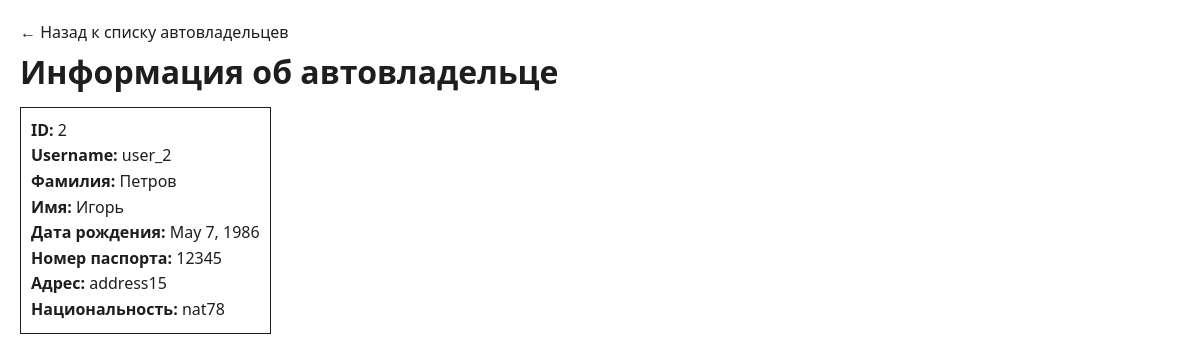
The page /owner/2/ on the database its author committed.
### project_first_app/models.py (models this page shows, shortened)
class Owner(AbstractUser):
    birth_date = models.DateField(null=True, blank=True)
    passport_number = models.CharField(max_length=10, null=True, blank=True)
    address = models.CharField(max_length=255, null=True, blank=True)
    nationality = models.CharField(max_length=100, null=True, blank=True)
    cars = models.ManyToManyField('Car', through='Ownership')

### project_first_app/views.py (the view)
# urls.py: path('owner/<int:id>/', views.owner_detail, name='owner_detail'),
def owner_detail(request, id):
    try:
        owner = Owner.objects.get(pk=id)
    except Owner.DoesNotExist:
        raise Http404("Владелец автомобиля не найден")
    return render(request, 'owners/owner_detail.html', {'owner': owner})

### templates/owners/owner_detail.html (shortened to what this page needs)
{% load static %}
<!DOCTYPE html>
<html lang="ru">
<head>
    <link rel="stylesheet" href="{% static 'css/styles.css'%}" type="text/css">
</head>
<body>
    <a href="{% url 'owners_list' %}" class="back-button">← Назад к списку автовладельцев</a>
    <h1>Информация об автовладельце</h1>
    <div class="detail-card">
        <p><strong>ID:</strong> {{ owner.id }}</p>
        <p><strong>Username:</strong> {{ owner.username }}</p>
        <p><strong>Фамилия:</strong> {{ owner.last_name }}</p>
        <p><strong>Имя:</strong> {{ owner.first_name }}</p>
        <p><strong>Дата рождения:</strong> {{ owner.birth_date }}</p>
        <p><strong>Номер паспорта:</strong> {{ owner.passport_number }}</p>
        <p><strong>Адрес:</strong> {{ owner.address }}</p>
        <p><strong>Национальность:</strong> {{ owner.nationality }}</p>
    </div>
</body>
</html>

### static/css/styles.css (style rules this page uses)
:root { --background-color: rgb(255, 255, 255); --grey: rgb(225, 225, 225); --black: rgb(30, 30, 30); --light-blue: rgb(183, 182, 255); --blue: rgb(0, 0, 126); --red: rgb(182, 0, 0); --light-red: rgb(255, 200, 200); }
* { margin: 0; padding: 0; box-sizing: border-box; }
body { font-family: 'Segoe UI', Tahoma, Geneva, Verdana, sans-serif; line-height: 1.6; color: var(--black); background-color: var(--background-color); padding: 20px; max-width: 1200px; margin: 0 auto; }
.back-button { text-decoration: none; color: var(--black); font-weight: 500; }
.detail-card { display: inline-block; border: 1px solid var(--black); padding: 10px; margin-top: 10px; }

### rows shown on the page
Owner: id "2", username "user_2", last_name "Петров", first_name "Игорь", birth_date "May 7, 1986", passport_number "12345", address "address15", nationality "nat78"
